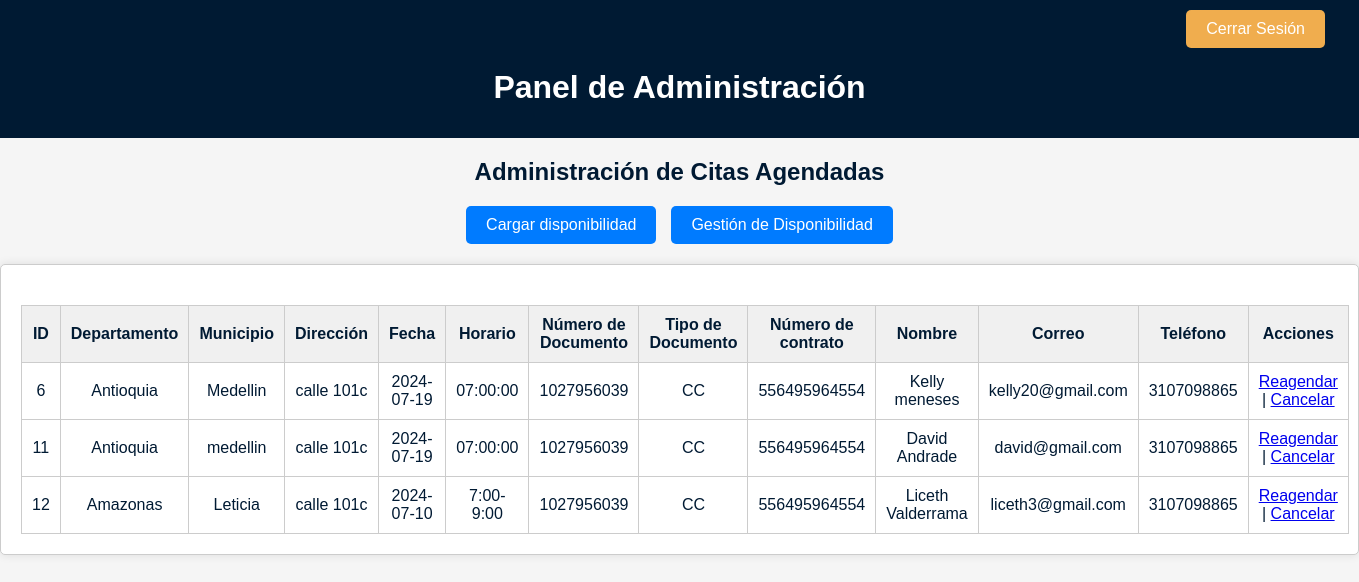
/admin_gestion.php (signed in), run on an earlier commit of the app's database.
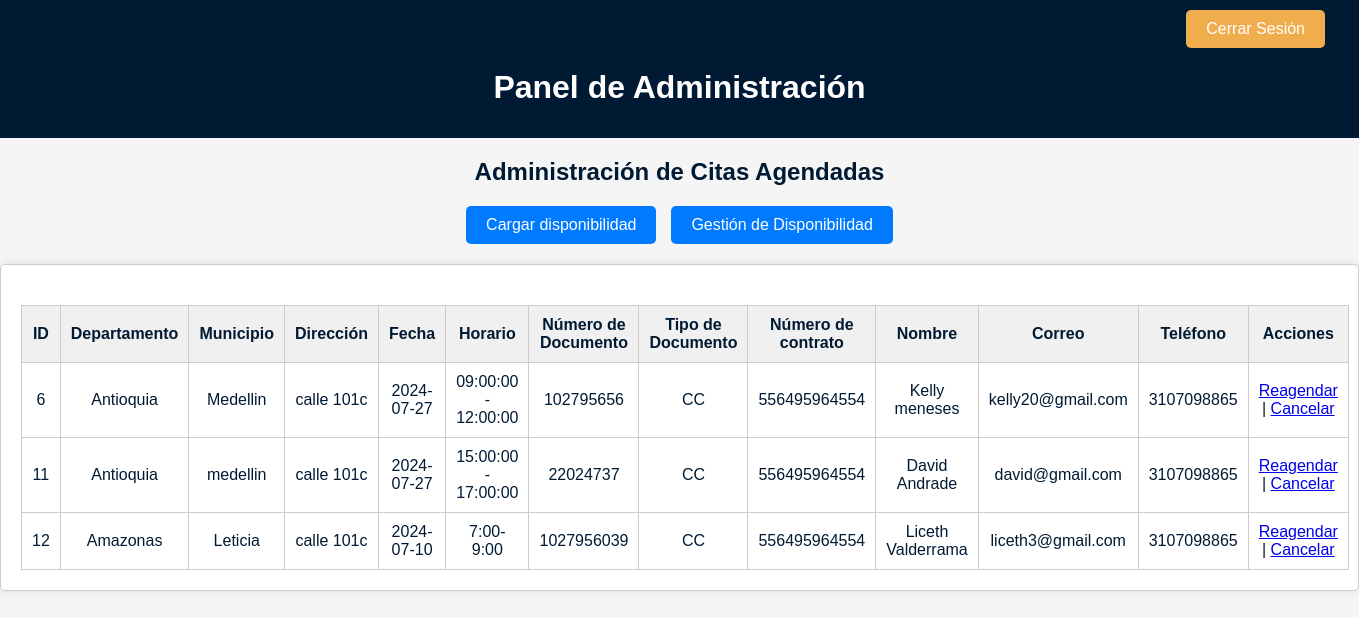
And on a later commit of the database.
### tables this page shows
CREATE TABLE `citas` (
  `id` int(11) NOT NULL,
  `departamento` varchar(100) DEFAULT NULL,
  `municipio` varchar(100) DEFAULT NULL,
  `fecha` date DEFAULT NULL,
  `horario` varchar(20) DEFAULT NULL,
  `numero_documento` varchar(50) DEFAULT NULL,
  `tipo_documento` varchar(20) DEFAULT NULL,
  `nombre` varchar(100) DEFAULT NULL,
  `correo` varchar(100) DEFAULT NULL,
  `movil` varchar(20) DEFAULT NULL,
  `acepto_politica` tinyint(1) DEFAULT NULL,
  `numero_contrato` varchar(50) DEFAULT NULL,
  `direccion` varchar(255) DEFAULT NULL
);

### controlador/conexion.php (called while the page is built, shortened)
<?php
class PDODB
{
    private $servidor;
    private $usuario;
    private $contrasena;
    private $basededatos;
    private $conexion;
    function __construct()
    {
        $this->servidor = "localhost";
        $this->usuario = "root";
        $this->contrasena = "";
        $this->basededatos = "eyc_proyecto_pagina";
    }
    function conectar()
    {
        $opciones = array(
            PDO::MYSQL_ATTR_INIT_COMMAND => "SET NAMES utf8",
            PDO::MYSQL_ATTR_FOUND_ROWS => TRUE
        );
        try {
            $this->conexion = new PDO(
                'mysql:host=' . $this->servidor . ';dbname=' . $this->basededatos,
                $this->usuario,
                $this->contrasena,
                $opciones
            );
            $this->conexion->setAttribute(PDO::ATTR_ERRMODE, PDO::ERRMODE_EXCEPTION);
        } catch (PDOException $e) {
            die("Error en la conexión: " . $e->getMessage());
        }
    }
    function prepare($query)
    {
        try {
            return $this->conexion->prepare($query);
        } catch (PDOException $e) {
            die("Error al preparar la consulta: " . $e->getMessage());
        }
    }
    function consulta($query, $params = array())
    {
        try {
            $statement = $this->prepare($query);
            $statement->execute($params);
            return $statement->fetchAll(PDO::FETCH_ASSOC);
        } catch (PDOException $e) {
            die("Error en la consulta: " . $e->getMessage());
        }
    }
    function close()
    {
        $this->conexion = null;
    }
}
?>

### admin_gestion.php (the view, shortened to what this page needs)
<!DOCTYPE html>
<html lang="es">
<head>
    <link rel="stylesheet" href="./css/admin_gestion.css">
    <link rel="stylesheet" href="https://cdnjs.cloudflare.com/ajax/libs/fullcalendar/3.10.2/fullcalendar.min.css">
</head>
<body>
    <div class="header">
        <button type="button" class="btn btn-warning cerrar" onclick="cerrarSesion()">Cerrar Sesión</button>
        <h1>Panel de Administración</h1>
    </div>
    <h2><center>Administración de Citas Agendadas</center></h2>
    <div class="menu">
        <a href="./cargarDisponibilidad.php">Cargar disponibilidad</a>
        <a href="./admin_disponibilidad.php">Gestión de Disponibilidad</a>
    </div>
    <div class="content">
        <div class="table-container">
            <table>
                <thead>
                    <tr>
                        <th>ID</th>
                        <th>Departamento</th>
                        <th>Municipio</th>
                        <th>Dirección</th>
                        <th>Fecha</th>
                        <th>Horario</th>
                        <th>Número de Documento</th>
                        <th>Tipo de Documento</th>
                        <th>Número de contrato</th>
                        <th>Nombre</th>
                        <th>Correo</th>
                        <th>Teléfono</th>
                        <th>Acciones</th>
                    </tr>
                </thead>
                <tbody id="citas-table">
                    <?php
                    include_once './controlador/conexion.php';
                    $pdo = new PDODB();
                    $pdo->conectar();
                    $query = "SELECT * FROM citas";
                    $citas = $pdo->consulta($query);
                    if ($citas) {
                        foreach ($citas as $cita) {
                            echo "<tr>";
                            echo "<td>" . $cita['id'] . "</td>";
                            echo "<td>" . $cita['departamento'] . "</td>";
                            echo "<td>" . $cita['municipio'] . "</td>";
                            echo "<td>" . $cita['direccion'] . "</td>";
                            echo "<td>" . $cita['fecha'] . "</td>";
                            echo "<td>" . $cita['horario'] . "</td>";
                            echo "<td>" . $cita['numero_documento'] . "</td>";
                            echo "<td>" . $cita['tipo_documento'] . "</td>";
                            echo "<td>" . $cita['numero_contrato'] . "</td>";
                            echo "<td>" . $cita['nombre'] . "</td>";
                            echo "<td>" . $cita['correo'] . "</td>";
                            echo "<td>" . $cita['movil'] . "</td>";
                            echo "<td>";
                            echo "<a href='javascript:void(0);' onclick='reagendar(" . $cita['id'] . ")'>Reagendar</a> | ";
                            echo "<a href='javascript:void(0);' onclick='cancelar(" . $cita['id'] . ")'>Cancelar</a>";
                            echo "</td>";
                            echo "</tr>";
                        }
                    } else {
                        echo "<tr><td colspan='13'>No hay citas agendadas.</td></tr>";
                    }
                    ?>
                </tbody>
            </table>
        </div>
    </div>
</body>
</html>

### css/admin_gestion.css (style rules this page uses)
body { font-family: Arial, sans-serif; background-color: #f5f5f5; color: #001a33; margin: 0; padding: 0; }
.header { background-color: #001a33; color: #fff; text-align: center; padding: 10px 0; margin-bottom: 20px; }
.menu { display: flex; justify-content: center; margin-bottom: 20px; }
.menu a { color: #fff; text-decoration: none; padding: 10px 20px; background-color: #007bff; border-radius: 5px; transition: background-color 0.3s ease; margin-right: 15px; }
.menu a:last-child { margin-right: 0; }
.content { padding: 20px; background-color: #fff; border: 1px solid #ccc; border-radius: 5px; box-shadow: 0 0 10px rgba(0, 0, 0, 0.1); }
.table-container { margin-top: 20px; }
table { width: 100%; border-collapse: collapse; }
table th, table td { padding: 10px; text-align: center; border: 1px solid #ccc; }
table th { background-color: #f0f0f0; }
table td { background-color: #fff; }
.btn { font-family: Arial, sans-serif; font-size: 16px; padding: 10px 20px; border: none; border-radius: 5px; cursor: pointer; transition: background-color 0.3s ease; }
.btn-warning { background-color: #f0ad4e; color: white; }
.cerrar { margin-left: 87%; margin-right: 30px; }

What changed in the data, as far as the page shows it:
changed citas "Medellin": fecha "2024-07-19" → "2024-07-27"; horario "07:00:00" → "09:00:00 - 12:00:00"; numero_documento "1027956039" → "102795656"
changed citas "medellin": fecha "2024-07-19" → "2024-07-27"; horario "07:00:00" → "15:00:00 - 17:00:00"; numero_documento "1027956039" → "22024737"
